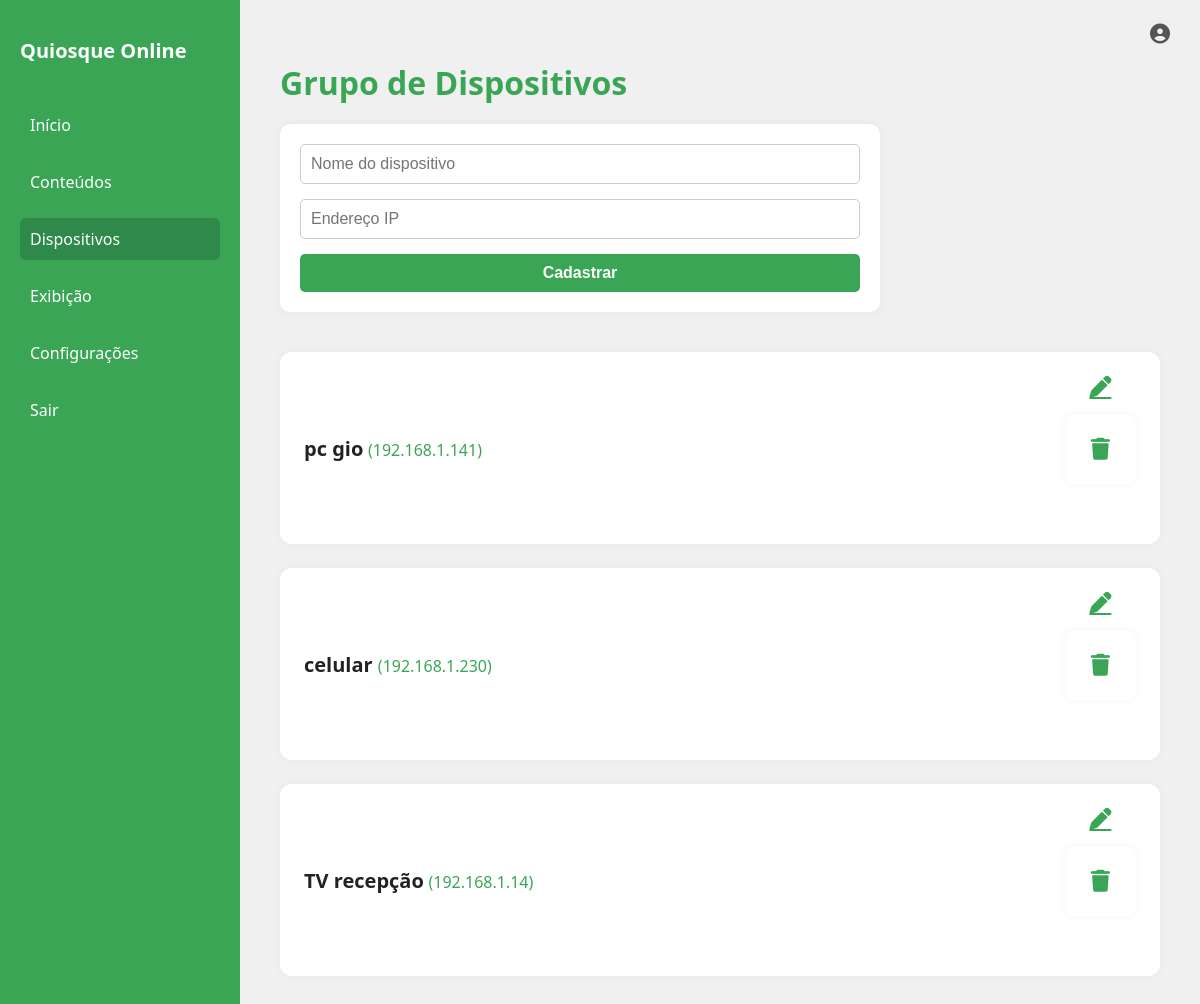
Screenshot of /dispositivos (signed in) with the database file from the repository.
### app.py (models this page shows)
class Dispositivo(db.Model):
    id = db.Column(db.Integer, primary_key=True)
    nome = db.Column(db.String(150), nullable=False)
    ip = db.Column(db.String(32), nullable=False)

### app.py (the view, shortened to what this page needs)
@app.route('/dispositivos', methods=['GET', 'POST'])
@login_required
def dispositivos():
    dispositivos = Dispositivo.query.order_by(Dispositivo.id.desc()).all()
    return render_template('dashdispositivos.html', dispositivos=dispositivos)

### app.py (called while the page is built)
@app.context_processor
def inject_dark_mode():
    return dict(
        dark_mode=session.get('dark_mode', False),
        usuario_nome=session.get('usuario_nome', None),
        usuario_username=session.get('usuario_username', None)
    )

def login_required(f):
    @wraps(f)
    def decorated(*args, **kwargs):
        if 'usuario_id' not in session:
            return redirect(url_for('login'))
        return f(*args, **kwargs)
    return decorated

### templates/dashDispositivos.html (shortened to what this page needs)
<!DOCTYPE html>
<html lang="pt-br">
<head>
  <link rel="stylesheet" href="https://cdnjs.cloudflare.com/ajax/libs/font-awesome/6.4.0/css/all.min.css">
</head>
<body class="{% if dark_mode %}dark{% endif %}">
  <div class="sidebar">
    <h2>Quiosque Online</h2>
    <a href="/painel">Início</a>
    <a href="/conteudos">Conteúdos</a>
    <a href="/dispositivos" class="active">Dispositivos</a>
    <a href="/regras">Exibição</a>
    <a href="/configuracoes">Configurações</a>
    <a href="/logout">Sair</a>
  </div>
  <div class="content">
    <div class="user-icon" id="userIcon">
      <i class="fas fa-user-circle"></i>
    </div>
    <h1>Grupo de Dispositivos</h1>
    <form method="POST">
      <input type="text" name="nome" placeholder="Nome do dispositivo" required>
      <input type="text" name="ip" placeholder="Endereço IP" required>
      <button type="submit">Cadastrar</button>
    </form>
    <ul class="dispositivos-lista">
      {% for d in dispositivos %}
      <li class="dispositivo-card">
        <div class="dispositivo-info">
          <strong>{{ d.nome }}</strong> <small>({{ d.ip }})</small>
        </div>
        <div class="dispositivo-actions">
          <a href="{{ url_for('editar_dispositivo', id=d.id) }}" title="Editar"><i class="fas fa-pen"></i></a>
          <form method="POST" action="{{ url_for('deletar_dispositivo', id=d.id) }}" style="display:inline;">
            <button type="submit" title="Remover" onclick="return confirm('Remover este dispositivo?')">
              <i class="fas fa-trash"></i>
            </button>
          </form>
        </div>
      </li>
      {% endfor %}
    </ul>
  </div>
</body>
</html>

### templates/dashDispositivos.html (style rules this page uses)
* { box-sizing: border-box; }
body { margin: 0; font-family: 'Segoe UI', sans-serif; background-color: #f0f0f0; color: #222; display: flex; height: 100vh; transition: background 0.3s, color 0.3s; }
.sidebar { width: 240px; background-color: #3AA655; padding: 20px; color: white; display: flex; flex-direction: column; }
.sidebar h2 { margin-bottom: 40px; font-size: 20px; }
.sidebar a { color: white; text-decoration: none; margin-bottom: 15px; padding: 10px; border-radius: 6px; }
.sidebar a.active { background-color: #2f894a; }
.content { flex: 1; padding: 40px; position: relative; overflow-y: auto; height: 100vh; background: transparent; }
.user-icon { position: absolute; top: 20px; right: 30px; font-size: 20px; color: #555; cursor: pointer; }
h1 { color: #3AA655; margin-bottom: 20px; }
form { background-color: white; padding: 20px; border-radius: 10px; max-width: 600px; margin-bottom: 40px; box-shadow: 0 0 10px rgba(0,0,0,0.05); }
form input, form button { width: 100%; padding: 10px; margin-bottom: 15px; border-radius: 5px; border: 1px solid #ccc; font-size: 16px; }
form button { background-color: #3AA655; color: white; font-weight: bold; cursor: pointer; margin-bottom: 0; border: none; transition: background 0.2s; }
.dispositivos-lista { padding: 0; margin: 0; display: flex; flex-direction: column; gap: 24px; max-width: 100%; list-style: none; }
.dispositivo-card { background: #fff; border-radius: 12px; box-shadow: 0 0 10px rgba(0,0,0,0.04); padding: 20px 24px; display: flex; align-items: center; gap: 24px; min-height: 70px; justify-content: space-between; transition: background 0.2s, color 0.2s; }
.dispositivo-info { flex: 1; min-width: 140px; font-size: 18px; }
.dispositivo-info strong { font-size: 20px; color: #222; }
.dispositivo-info small { color: #3AA655; font-size: 16px; }
.dispositivo-actions { display: flex; flex-direction: column; gap: 12px; align-items: center; justify-content: center; min-width: 48px; }
.dispositivo-actions a, .dispositivo-actions button { color: #3AA655; background: none; border: none; font-size: 22px; cursor: pointer; padding: 4px 6px; border-radius: 4px; transition: background 0.18s; outline: none; display: flex; align-items: center; justify-content: center; }

### rows the page displays
Dispositivo: nome "pc gio", ip "192.168.1.141"
Dispositivo: nome "celular", ip "192.168.1.230"
Dispositivo: nome "TV recepção", ip "192.168.1.14"
